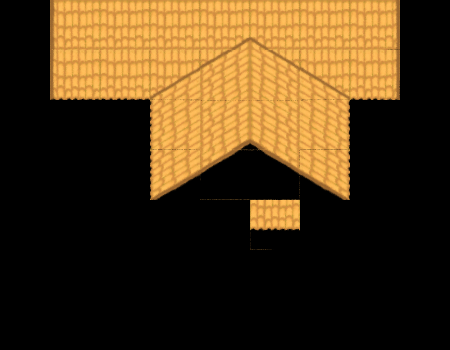

This is a level from a 2D game, rendered from its Tiled map with the project's own tilesets. A one-line summary and the map file follow, with tile-layer data summarised:
An orthogonal 9x7 tile map with 50x50 px tiles, 2 tile layers (back, front).

<map version="1.0" orientation="orthogonal" renderorder="right-down" width="9" height="7" tilewidth="50" tileheight="50" nextobjectid="1">
 <tileset firstgid="1" name="roofs" tilewidth="50" tileheight="50" tilecount="100">
  <image source="roofs.png" width="500" height="500" />
 </tileset>
 <layer name="back" width="9" height="7">
  <data>[63 cells, 15 non-empty, 7 distinct tile ids]</data>
 </layer>
 <layer name="front" width="9" height="7">
  <data>[63 cells, 14 non-empty, 14 distinct tile ids]</data>
 </layer>
</map>
